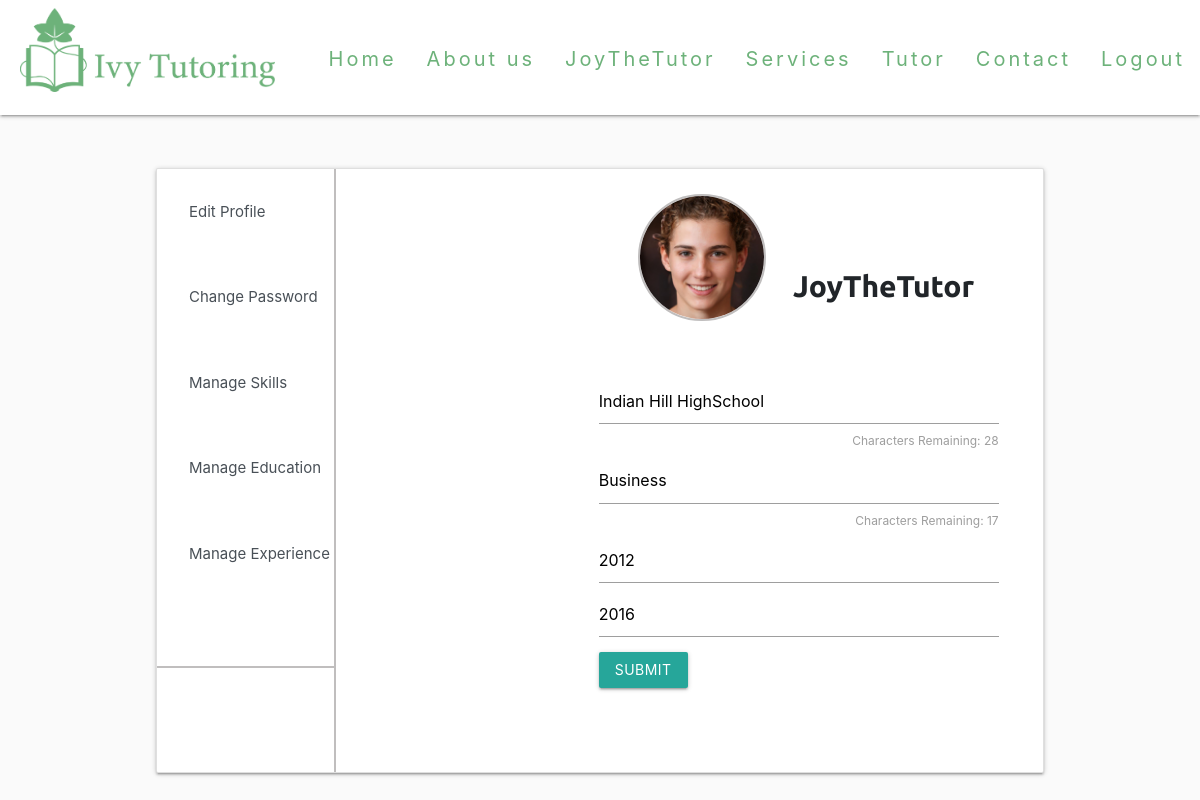
Screenshot of /UpdateEd/8/ (signed in) with the database file from the repository.
### main/models.py (models this page shows, shortened)
class User(AbstractUser):
	email_confirm = models.BooleanField(default=False)

class Profile(models.Model):
	user = models.OneToOneField(User,on_delete = models.CASCADE,default= None)
	pro_pic =  models.ImageField(upload_to = 'profilePics', blank = True, null = True)
	descript = models.CharField(max_length = 50, blank = True)
	intro = models.CharField(max_length = 1000, blank = True)
	city = models.CharField(max_length= 50,blank = True)
	state = models.CharField(max_length = 2,blank = True)
	tags = TaggableManager(blank = True)
	college = models.CharField(max_length=100, null=True, blank=True)
	major= models.CharField(max_length=100, null=True, blank=True)

class School(models.Model):
	user = models.ForeignKey(User,null= True,on_delete = models.SET_NULL)
	college = models.CharField(max_length=50, default= None, null = True)
	major = models.CharField(max_length = 25,default = None, null = True)
	c_start_year = models.SmallIntegerField(blank=True, null=True)
	c_end_year = models.CharField(max_length = 4,blank=True,null = True)

### main/views.py (the view)
# urls.py: path("UpdateEd/<str:pk>/", views.updateSchool, name= "UpdateEd"),
def updateSchool(request,pk):
	ed = School.objects.get(id = pk)
	form = SchoolForm(instance = ed)
	if request.method == "POST":
		form = SchoolForm(request.POST,instance = ed)
		print(form.errors)
		if form.is_valid():
			form.save()
			return redirect(reverse("main:EditSchool", kwargs = {"username":request.user}))
	context = {'form':form}
	return render(request,"main/UpdateEd.html", context)

### main/forms.py
class SchoolForm(forms.ModelForm):
	class Meta:
		model = School
		fields = ["college","major","c_start_year","c_end_year"]
	def __init__(self, *args, **kwargs):
		super(SchoolForm, self).__init__(*args, **kwargs)
		self.fields['college'].widget.attrs['placeholder'] = 'School'
		self.fields['major'].widget.attrs['placeholder'] = 'Area of Study'
		self.fields['c_start_year'].widget.attrs['placeholder'] = 'ex:2020'
		self.fields['c_end_year'].widget.attrs['placeholder'] = 'ex:2021'

### main/templates/main/UpdateEd.html (shortened to what this page needs)
{% load widget_tweaks %}
{% load crispy_forms_tags %}
{% load static %}
<head>
    <link rel="stylesheet" href="https://cdnjs.cloudflare.com/ajax/libs/materialize/1.0.0/css/materialize.min.css">
    <link rel="stylesheet" href="https://stackpath.bootstrapcdn.com/bootstrap/4.3.1/css/bootstrap.min.css">
    <link rel="stylesheet" href="https://stackpath.bootstrapcdn.com/bootstrap/4.1.1/css/bootstrap.min.css">
</head>
{%include "main/HeadNav.html" %}
<body>
        <div class="card">
            <div class="row no-gutters">
                <div class="list-group">
                    <a href="{% url 'main:EditProfile' username=request.user.username %}" class="list-group-item list-group-item-action">Edit Profile</a>
                    <a href="/password_change/" class="list-group-item list-group-item-action">Change Password</a>
                    <a href="{% url 'main:SkillEdit' username=request.user.username %}" class="list-group-item list-group-item-action">Manage Skills</a>
                    <a href="{% url 'main:EditSchool' username=request.user.username %}"  class="list-group-item list-group-item-action">Manage Education</a>
                    <a href="{% url 'main:JobEdit' username=request.user.username %}" class="list-group-item list-group-item-action">Manage Experience</a>
                </div>
                <div class="container">
                    <div class="col-sm-7">
                    {% if request.user.profile.pro_pic %}
                            <img class="card-img" src="{{ request.user.profile.pro_pic.url }}">
                        {% else %}
                            <img class="card-img" src="{%static 'media\Default.jpg' %}">
                    {% endif %}
                        <b style = 'font-family: Ubuntu, "times new roman", times, roman, serif;font-size:30px;top: 70px;
                        left: 48px; position:absolute;'>
                            {% render_field request.user.username %}
                        </b>
                    </div>
                    <div class="card-body">
                        <form method = "POST" action = "" enctype="multipart/form-data">
                                <div class="card-text" style = "width:400px;max-width:-webkit-fill-available;">
                                    {{form.college}}<label id = "College_cnt"style = "float:right;">Characters Remaining: 50</label>
                                    {{form.major}}<label id = "Major_cnt" style = "float:right;">Characters Remaining: 25</label>
                                    {{form.c_start_year}}
                                    {{form.c_end_year}}
                                </div>
                                    <div>
                                        <input class="btn btn-primary" id = "EP-btn" type="submit">
                                    </div>
                        </form>
                    </div>
            </div>
        </div>
            <div class = 'vl'></div>
            <hr style = "height:2px;width:20%; position: absolute; top: 80%;border:none;color:#c0bebe;background-color:#c0bebe;">
    </div>
</body>

### main/templates/main/HeadNav.html (shortened to what this page needs)
{%load static%}
<head>
    <link rel="stylesheet" href="https://cdnjs.cloudflare.com/ajax/libs/materialize/1.0.0/css/materialize.min.css">
</head>
    <nav>
        <div class='nav-wrapper'>
            <a href="/" class="brand-logo"><img id = "logo" src="{%static 'media\logo.png' %}" ></a>
            <ul id="nav" class = "right hide-on-med-and-down">
                {% if user.is_authenticated %}
                    <li><a href = "/"> Home </a></li>
                    <li><a href = "/AboutUs"> About us </a></li>
                    <li><a href = "{% url 'main:profile' username=request.user.username %}"> {{ user.username }}</a></li>
                    <li><a href= "/Services"> Services </a></li>
                    <li><a href = "/Tutor"> Tutor </a></li>
                    <li><a href = "/Contact/"> Contact </a></li>
                    <li><a href="/logout"> Logout </a></li>
                {% endif %}
            </ul>
        </div>
    </nav>

### main/templates/main/HeadNav.html (style rules this page uses)
#logo { width: 275px; padding-left: 20px; padding-top: 8px; }
nav { height:115px; background-color:white; }
nav, nav .nav-wrapper i, nav a.sidenav-trigger, nav a.sidenav-trigger i { line-height:118px; }
nav ul a { font-size: 20px; color:#6db27a; letter-spacing:3px; }

### main/templates/main/UpdateEd.html (style rules this page uses)
body { background-color:#FAFAFA; }
.list-group { width:225; }
.list-group-item { position:relative; display:block; padding:30; margin-bottom:-1px; background-color:#fff; border:2px solid #fff; }
.card { position: absolute; top: 20%; width: 74%; left: 13%; height: 605px; max-height: 605px; max-width: 1200px; }
.row { margin-left:0; }
.vl { border-left: 2px solid #c0bebe; height: 100%; left:20%; position:absolute; }
.col-sm-7 { position: relative; left: 378px; top: 25px; }
.btn { position: absolute; top: 292px; }
.card-img { max-width: 37%; max-height: 162; border-radius: 50%; left:-31%; position: absolute; border: 2.5px solid #c0bebe; padding-left: 0px; padding-top: 0px; }
.container { position: absolute; left: 22%; }
.card-body { top: 190px; left: 213px; position: relative; }

### rows the page displays
User: username "JoyTheTutor", user.profile.pro_pic (picture)
School: college "Indian Hill HighSchool", major "Business", c_start_year "2012", c_end_year "2016"
